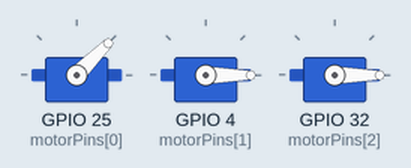
This sketch was run on a simulated ESP32. Shown: 3 × servo. Storage starts empty; what the sketch prints to the serial monitor is not drawn.

Above: at 0.4 s.
At 9.4 s:
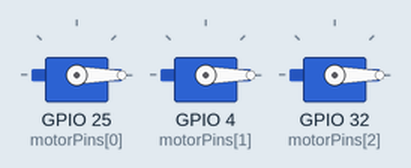
At 18.4 s:
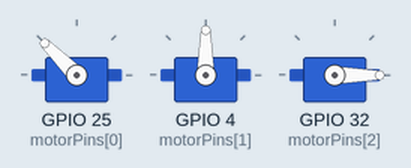
At 36.4 s:
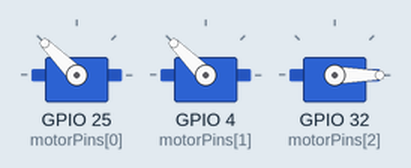
Timing chart, 0 to 40.0 s (numbered marks = the images above):
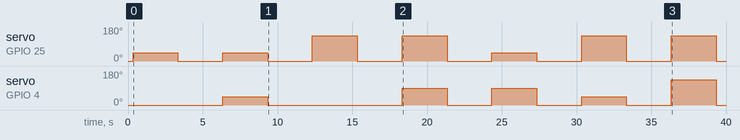

Measured:
- by itself, servo on GPIO 25 (motorPins[0]): repeats every 18.0 s: 0° 3.0 s, 45° 3.0 s, 2 × (0° 3.0 s, 135° 3.0 s)
- by itself, servo on GPIO 4 (motorPins[1]): 0° → 45° at 6.3 s, → 0° 3.0 s later, → 90° 9.0 s later, → 0° 3.0 s later, … (10 changes in this stretch)

The sketch:

Last.ino
```cpp
#include "SPIFFS.h"
#include <ESP32Servo.h>

#define NUM_MOTORS 3
Servo motors[NUM_MOTORS];
int motorPins[NUM_MOTORS] = {25, 4, 32}; // Replace with your motor control pins

void setup() {
    Serial.begin(115200);

    // Initialize motors
    for (int i = 0; i < NUM_MOTORS; i++) {
        motors[i].attach(motorPins[i]);
        motors[i].write(0); // Initialize all motors to 0 degrees
        delay(100);
    }

    // Mount SPIFFS
    if (!SPIFFS.begin(true)) {
        Serial.println("SPIFFS Mount Failed");
        return;
    }

    // Write a test file
    File file = SPIFFS.open("/test.txt", FILE_WRITE);
    if (!file) {
        Serial.println("Failed to open file for writing");
        return;
    }
    file.print("abcdefghijklmnopqrstuvwxyz "); // Example Braille characters
    file.close();
    Serial.println("File written successfully!");

    // Read the file
    file = SPIFFS.open("/test.txt", FILE_READ);
    if (!file) {
        Serial.println("Failed to open file for reading");
        return;
    }

    Serial.println("File Content:");
    String fileContent = "";
    while (file.available()) {
        char c = file.read();
        Serial.write(c);
        fileContent += c;
    }
    file.close();

    // Process the file content and control motors
    controlMotorsForBraille(fileContent);
}

void loop() {}

// Controls motors based on Braille text
void controlMotorsForBraille(String text) {
    for (int i = 0; i < text.length(); i++) {
        char c = text[i];
        setMotorAngles(c);
        delay(3000); // Pause for 2.5 seconds to let the user read
        resetMotors();
        delay(3000);
    }
}

// Sets motor angles for a given character
void setMotorAngles(char ch) {
    int angles[NUM_MOTORS] = {0, 0, 0}; // Default motor positions

    // Define motor angle logic for each character
    switch (ch) {
        case 'a': angles[0] = 45; break;
    case 'b': angles[0] = 45; angles[1] = 45; break;
    case 'c': angles[0] = 135; angles[2] = 0; break;
    case 'd': angles[0] = 135; angles[1] = 90; angles[2] = 0; break;
    case 'e': angles[0] = 45; angles[1] = 90; break;
    case 'f': angles[0] = 135; angles[1] = 45; angles[2] = 0; break;
    case 'g': angles[0] = 135; angles[1] = 135; angles[2] = 0; break;
    case 'h': angles[0] = 45; angles[1] = 135; break;
    case 'i': angles[0] = 90; angles[1] = 45; break;
    case 'j': angles[0] = 90; angles[1] = 135; break;
    case 'k': angles[0] = 45; angles[2] = 45;break;
    case 'l': angles[0] = 45; angles[1] = 45; angles[2] = 45; break;
    case 'm': angles[0] = 135; angles[2] = 45; break;
    case 'n': angles[0] = 135; angles[1] = 90; angles[2] = 45; break;
    case 'o': angles[0] = 45; angles[1] = 90; angles[2] = 45; break;
    case 'p': angles[0] = 135; angles[1] = 45; angles[2] = 45; break;
    case 'q': angles[0] = 135; angles[1] = 135; angles[2] = 45; break;
    case 'r': angles[0] = 45; angles[1] = 135; angles[2] = 45; break;
    case 's': angles[0] = 90; angles[1] = 45; angles[2] = 45; break;
    case 't': angles[0] = 90; angles[1] = 135; angles[2] = 45; break;
    case 'u': angles[0] = 45; angles[2] = 135; break;
    case 'v': angles[0] = 45; angles[1] = 45; angles[2] = 135; break;
    case 'w': angles[0] = 90; angles[1] = 135; angles[2] = 90; break;
    case 'x': angles[0] = 135; angles[2] = 135; break;
    case 'y': angles[0] = 135; angles[1] = 90; angles[2] = 135; break;
    case 'z': angles[0] = 45; angles[1] = 90; angles[2] = 135;  break;
    case ' ': break; // Space, keep motors in reset position
    default:
            Serial.println("Unknown character, skipping...");
            return;
    }

    // Move motors to defined angles
    for (int i = 0; i < NUM_MOTORS; i++) {
        motors[i].write(angles[i]);
    }
}

// Resets all motors to the default position
void resetMotors() {
    for (int i = 0; i < NUM_MOTORS; i++) {
        motors[i].write(0); // Reset all motors to 0 degrees
    }
}
```
